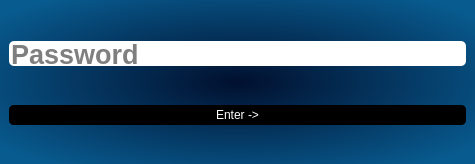
<?xml version="1.0" encoding="UTF-8"?>
<ui version="4.0">
 <class>MainWindow</class>
 <widget class="QMainWindow" name="MainWindow">
  <property name="geometry">
   <rect>
    <x>0</x>
    <y>0</y>
    <width>475</width>
    <height>164</height>
   </rect>
  </property>
  <property name="minimumSize">
   <size>
    <width>475</width>
    <height>164</height>
   </size>
  </property>
  <property name="maximumSize">
   <size>
    <width>475</width>
    <height>164</height>
   </size>
  </property>
  <property name="windowTitle">
   <string>MainWindow</string>
  </property>
  <widget class="QWidget" name="centralwidget">
   <layout class="QHBoxLayout" name="horizontalLayout">
    <property name="spacing">
     <number>0</number>
    </property>
    <property name="leftMargin">
     <number>0</number>
    </property>
    <property name="topMargin">
     <number>0</number>
    </property>
    <property name="rightMargin">
     <number>0</number>
    </property>
    <property name="bottomMargin">
     <number>0</number>
    </property>
    <item>
     <widget class="QWidget" name="widget" native="true">
      <property name="styleSheet">
       <string notr="true">background:qradialgradient(spread:pad, cx:0.5, cy:0.5, radius:0.64, fx:0.5, fy:0.5, stop:0 rgba(1, 16, 47, 255), stop:1 rgba(8, 91, 143, 255))</string>
      </property>
      <layout class="QGridLayout" name="gridLayout">
       <item row="1" column="0" colspan="2">
        <widget class="QFrame" name="frame">
         <property name="maximumSize">
          <size>
           <width>16777215</width>
           <height>20</height>
          </size>
         </property>
         <property name="styleSheet">
          <string notr="true">background:black; color:white;border-radius:5</string>
         </property>
         <property name="frameShape">
          <enum>QFrame::StyledPanel</enum>
         </property>
         <property name="frameShadow">
          <enum>QFrame::Raised</enum>
         </property>
         <layout class="QHBoxLayout" name="horizontalLayout_2">
          <property name="spacing">
           <number>0</number>
          </property>
          <property name="leftMargin">
           <number>0</number>
          </property>
          <property name="topMargin">
           <number>0</number>
          </property>
          <property name="rightMargin">
           <number>0</number>
          </property>
          <property name="bottomMargin">
           <number>0</number>
          </property>
          <item>
           <widget class="QPushButton" name="Enter">
            <property name="maximumSize">
             <size>
              <width>16777215</width>
              <height>20</height>
             </size>
            </property>
            <property name="cursor">
             <cursorShape>PointingHandCursor</cursorShape>
            </property>
            <property name="styleSheet">
             <string notr="true">QPushButton:hover{background:qlineargradient(spread:pad, x1:0, y1:0, x2:1, y2:0, stop:0 rgba(188, 250, 101, 255), stop:1 rgba(114, 226, 130, 250));color:black;}</string>
            </property>
            <property name="text">
             <string>Enter -&gt;</string>
            </property>
           </widget>
          </item>
         </layout>
        </widget>
       </item>
       <item row="0" column="0" colspan="2">
        <widget class="QFrame" name="frame_2">
         <property name="maximumSize">
          <size>
           <width>16777215</width>
           <height>30</height>
          </size>
         </property>
         <property name="styleSheet">
          <string notr="true">background:none;color:black;border-radius:5;</string>
         </property>
         <property name="frameShape">
          <enum>QFrame::StyledPanel</enum>
         </property>
         <property name="frameShadow">
          <enum>QFrame::Raised</enum>
         </property>
         <layout class="QHBoxLayout" name="horizontalLayout_3">
          <property name="spacing">
           <number>5</number>
          </property>
          <property name="leftMargin">
           <number>0</number>
          </property>
          <property name="topMargin">
           <number>0</number>
          </property>
          <property name="rightMargin">
           <number>0</number>
          </property>
          <property name="bottomMargin">
           <number>0</number>
          </property>
          <item>
           <widget class="QLineEdit" name="Password">
            <property name="maximumSize">
             <size>
              <width>16777215</width>
              <height>25</height>
             </size>
            </property>
            <property name="font">
             <font>
              <pointsize>20</pointsize>
              <bold>true</bold>
             </font>
            </property>
            <property name="cursor">
             <cursorShape>PointingHandCursor</cursorShape>
            </property>
            <property name="styleSheet">
             <string notr="true">QLineEdit:hover{background:qlineargradient(spread:pad, x1:0, y1:0, x2:1, y2:0, stop:0 rgba(188, 250, 101, 255), stop:1 rgba(114, 226, 130, 250))}</string>
            </property>
            <property name="echoMode">
             <enum>QLineEdit::Password</enum>
            </property>
            <property name="placeholderText">
             <string>Password</string>
            </property>
           </widget>
          </item>
         </layout>
        </widget>
       </item>
      </layout>
     </widget>
    </item>
   </layout>
  </widget>
 </widget>
 <resources/>
 <connections/>
</ui>
